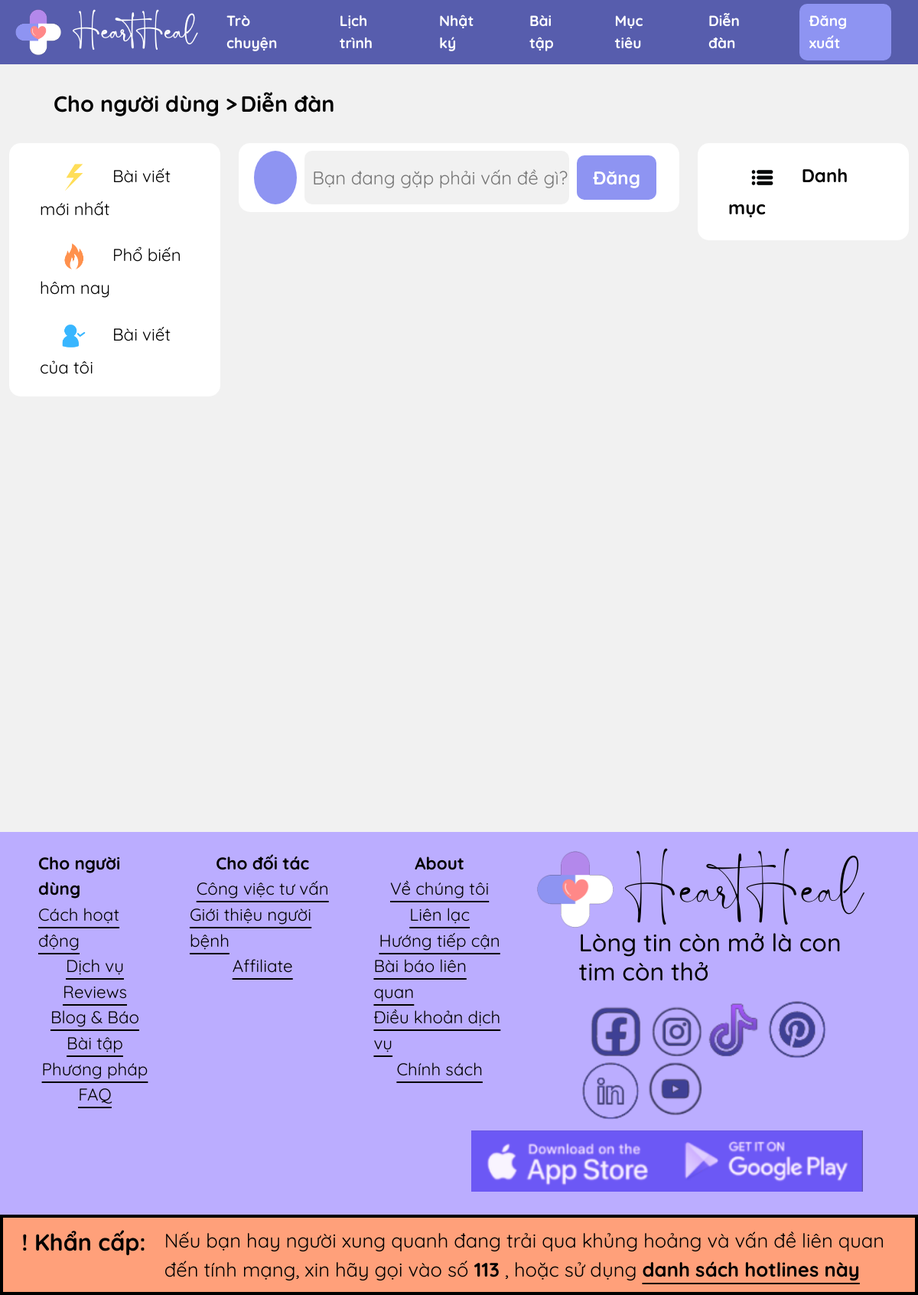
/forum (signed in), run on an earlier commit of the app's database.
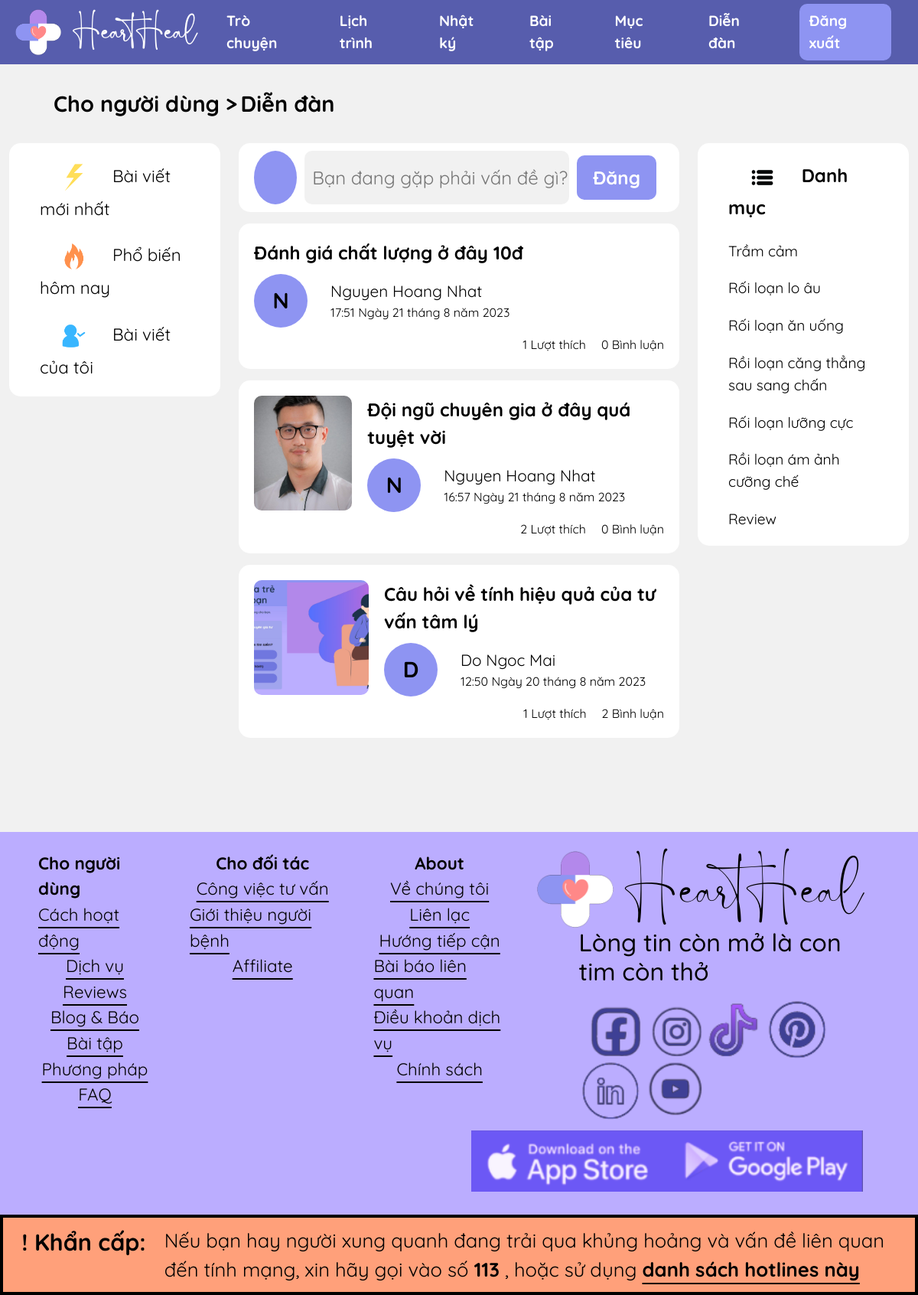
And on a later commit of the database.
### HeartHeal/models/post.py (models this page shows, shortened)
class Post(models.Model):
    title = models.CharField(max_length=255)
    image = models.ImageField(upload_to='imgs/', blank=True)
    content = models.TextField(blank=True)
    categories = models.ForeignKey(Category, blank=True, null=True, on_delete=models.SET_NULL)
    timestamp = models.DateTimeField(auto_now_add=True, null=True)
    user = models.ForeignKey(User, on_delete=models.CASCADE)
    def get_all_posts():
        return Post.objects.all()

class Category(models.Model):
    name = models.CharField(max_length=255)

### HeartHeal/models/user.py (models this page shows, shortened)
class User(models.Model):
    name = models.CharField(max_length=255)
    phone = models.CharField(max_length=11, default=True)
    email = models.EmailField()
    password = models.CharField(max_length=100)
    image = models.ImageField(upload_to='imgs/', blank=True, null=True)
    assigned_doctor = models.ForeignKey('self',on_delete=models.CASCADE, blank=True, null=True)
    role = models.CharField(max_length=10, choices=ROLE, default='patient')
    doc_profile = models.TextField(null=True, blank=True)
    def get_user_by_id(id):
        try:
            return User.objects.get(id=id)
        except:
            return False

### HeartHeal/views/forum.py (the view, shortened to what this page needs)
# urls.py: path('forum', Forum.as_view(), name='forum'),
class Forum(View):
    def get(self, request, category=None):
        if ('user' not in request.session):
            return redirect('login')
        current_user = User.get_user_by_id(request.session['user'])
        all_posts = Post.get_all_posts().order_by('-timestamp')
        all_categories = Category.objects.all()
        data = {
            'current_user' : current_user,
            'posts': all_posts,
            'categories' : all_categories
        }
        return render(request, 'forum.html', data)

### HeartHeal/models/post.py (called while the page is built)
def get_comment_num_func(self):
    all_comments = Comment.objects.filter(post=self)
    comment_num = 0
    for comment in all_comments:
        comment_num += 1
    return comment_num

def get_like_num_func(self):
    all_likes = Like.objects.filter(post=self)
    like_num = 0
    for like in all_likes:
        like_num += 1
    return like_num

def get_all_comment_func(self):
    return Comment.objects.filter(post=self)

### HeartHeal/templatetags/comment_like.py (called while the page is built)
@register.filter
def get_comment_num(obj):
    return obj.get_comment_num()

@register.filter
def get_like_num(obj):
    return obj.get_like_num()

@register.filter
def get_all_comment(obj):
    return obj.get_all_comment()

### HeartHeal/templates/forum.html (shortened to what this page needs)
{% extends 'base_user.html' %}
{% load static %}
{% load comment_like %}
{% block css %}
<link rel="stylesheet" href="{% static 'css/forum.css' %}">
{% endblock %}
{% block navend %}
  <li class="nav-item custom-nav-item-pill">
    <form action="/dashboard" method="POST">
        <button type="submit" class="nav-link active"
        style="-webkit-appearance: none; -moz-appearance: none; outline: none; border: none; background: none; font-weight: bold;">
        Đăng xuất
    </button>
    </form>
  </li>
{% endblock %}
{% block content %}
<div class="crumb-line">
  <a class="custom-crumb" href="{% url 'dashboard' %}">
      Cho người dùng >
      </a>
  <a class="custom-crumb" href="{% url 'forum' %}">
      Diễn đàn
  </a>
</div>
<div class="container-fluid" style="min-height: 900px;">
  <div class="row" style="min-height: 800px;">
    <div class="col-lg-3">
      <div class="custom-panel" id="favourite">
        <a href="{% url 'forum' %}">
          <div class="panel-category">
            <img src="{% static 'img/new.png' %}" class="three-type-icon">
            Bài viết mới nhất
          </div>
        </a>
        <a href="{% url 'forum' category='popular_today' %}">
          <div class="panel-category">
            <img src="{% static 'img/hot.png' %}" class="three-type-icon">
            Phổ biến hôm nay
          </div>
        </a>
        <a href="{% url 'forum' category='my_post' %}">
          <div class="panel-category">
            <img src="{% static 'img/mine.png' %}" class="three-type-icon">
            Bài viết của tôi
          </div>
        </a>
      </div>
    </div>
    <div class="col-lg-6">
      <div class="custom-panel d-flex">
        {% if current_user.image %}
        <img class="post-user-img" src="/media/{{post.user.image}}">
        {% else %}
        <div class="post-user-img">{{current_user.name|slice:"1"}}</div>
        {% endif %}
        <input id="upload-input-fake" class="upload-input" type="text" placeholder="Bạn đang gặp phải vấn đề gì?"/>
        <button id="upload-btn-fake" type="button" class="btn upload-btn" data-bs-toggle="modal" data-bs-target="#upload-post-btn">
          Đăng
        </button>
      </div>
      {% for post in posts %}
      {% with unique_id=post.id|stringformat:"s"|add:"_" %}
      {% with unique_id|add:"title" as unique_title_id %}
      <button class="custom-panel" data-bs-toggle="modal" data-bs-target="#unique_id_{{unique_id}}">
        <div class="post-user">
          {% if post.image %}
          <img class="post-img-overview" src="/media/{{post.image}}">
          {% endif %}
          <div>
            <div class="post-title">{{post.title}}</div>
              <div class="d-flex align-items-center" style="margin-top: 10px;">
              {% if post.user.image %}
              <img class="post-user-img" src="/media/{{post.user.image}}">
              {% else %}
              <div class="post-user-img">{{post.user.name|slice:"1"}}</div>
              {% endif %}
              <div style="margin-left: 20px;">
                <div class="post-user-name">{{post.user.name}}</div>
                <div class="post-user-timestamp">{{post.timestamp}}</div>
              </div>
            </div>
          </div>
        </div>
        <div class="post-react">
          <div style="margin: 0 20px;">{{post|get_like_num}} Lượt thích</div>
          <div>{{post|get_comment_num}} Bình luận</div>
        </div>
      </button>
      {% endwith %}
      {% endwith %}
      {% endfor %}
    </div>
    <div class="col-lg-3">
      <div class="custom-panel" id="category">
        <h3 class="panel-category" style="font-weight: bold; font-size: 1.5rem;">
          <img src="{% static 'img/category.png' %}" class="three-type-icon">
          Danh mục
        </h3>
        {% for category in categories %}
        <a href="{% url 'forum' category=category.name %}">
          <div class="panel-category">
            {{category.name}}
          </div>
        </a>
        {% endfor %}
      </div>
    </div>
  </div>
</div>
{% endblock %}

What changed in the data, as far as the page shows it:
added Post: title "Đánh giá chất lượng ở đây 10đ", user.name "N", user.name "Nguyen Hoang Nhat", timestamp "17:51 Ngày 21 tháng 8 năm 2023", id "1", id "0"
added Post: image (picture), title "Đội ngũ chuyên gia ở đây quá tuyệt vời", user.name "N", user.name "Nguyen Hoang Nhat", timestamp "16:57 Ngày 21 tháng 8 năm 2023", id "2", id "0"
added Post: image (picture), title "Câu hỏi về tính hiệu quả của tư vấn tâm lý", user.name "D", user.name "Do Ngoc Mai", timestamp "12:50 Ngày 20 tháng 8 năm 2023", id "1", id "2"
added Category: name "Trầm cảm"
added Category: name "Rối loạn lo âu"
added Category: name "Rối loạn ăn uống"
added Category: name "Rồi loạn căng thẳng sau sang chấn"
added Category: name "Rối loạn lưỡng cực"
added Category: name "Rồi loạn ám ảnh cưỡng chế"
added Category: name "Review"
